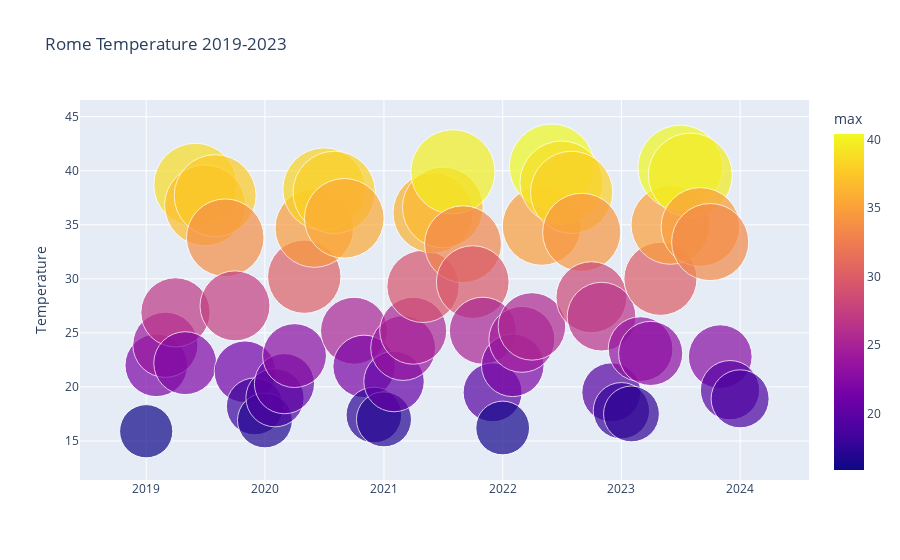

This figure's notebook cell:
### Code cell
fig = px.scatter(roma, x="year-month", y="max", size="max", hover_name="max", title='Rome Temperature 2019-2023', size_max=60, color='max')
fig.update_xaxes(title_text='')
fig.update_yaxes(title_text='Temperature')
fig.show()
